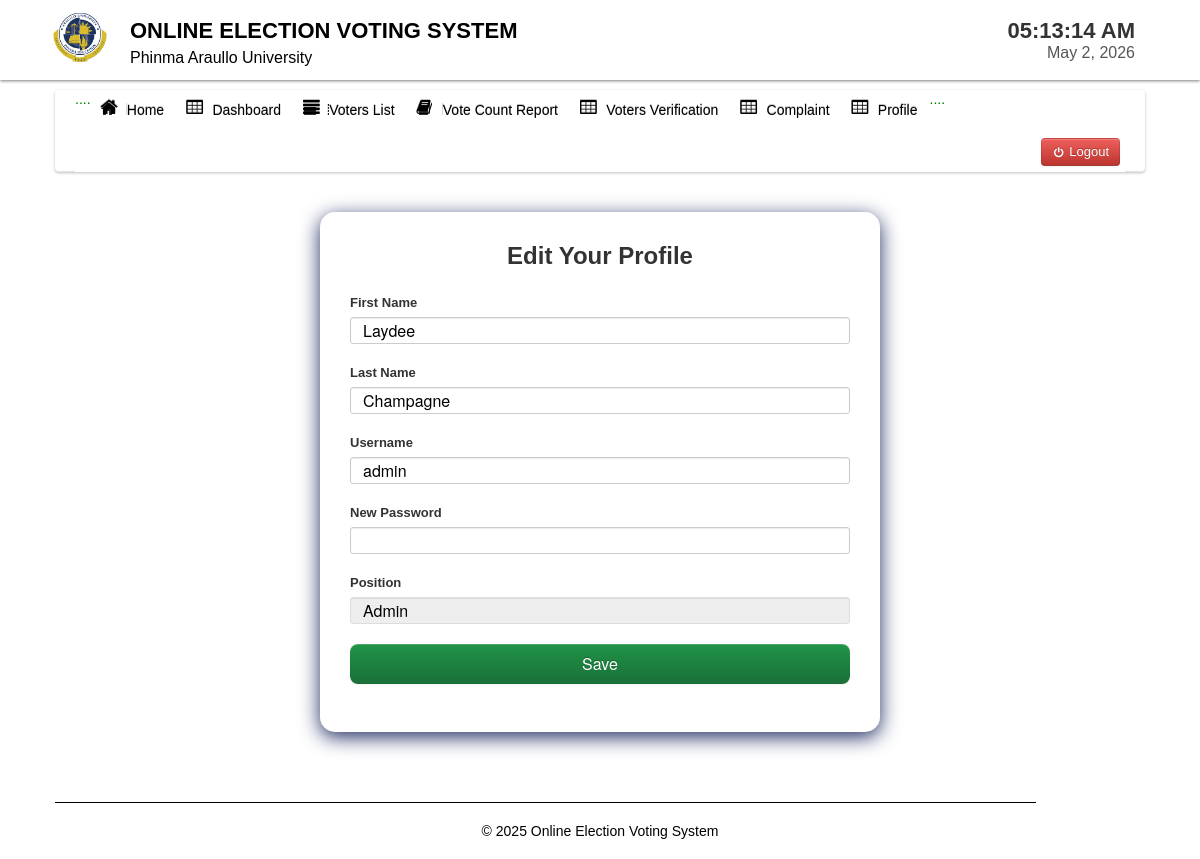
Page /election_officer/profile.php (signed in) on the committed database.
### tables this page shows
CREATE TABLE `users` (
  `User_id` int(11) NOT NULL,
  `FirstName` varchar(100) NOT NULL,
  `LastName` varchar(100) NOT NULL,
  `UserName` varchar(100) NOT NULL,
  `Password` varchar(100) NOT NULL,
  `User_Type` varchar(50) NOT NULL,
  `Position` varchar(100) NOT NULL
);

### election_officer/session.php (called while the page is built, shortened)
<?php
$id_session=$_SESSION['id'];
?>

### election_officer/profile.php (the view, shortened to what this page needs)
<?php
include('session.php');
include('header.php');
include('dbcon.php');
?>
</head>
<body>
<?php include('nav_top.php'); ?>
<div class="wrapper">
<div class="home_body">
<div class="navbar">
	<div class="navbar-inner">
	<div class="container">
	<ul class="nav nav-pills">
	  <li>....</li>
	    <li  ><a href="home.php"><i class="icon-home icon-large"></i>Home</a></li>
    <li><a href="dashboard.php"><i class="icon-table icon-large"></i>Dashboard</a></li>
	  <li class=""><a  href="voter_list.php"><i class="icon-align-justify icon-large"></i>Voters List</a></li>
		<li><a  href="canvassing_report.php"><i class="icon-book icon-large"></i>Vote Count Report</a></li>
		<li><a  href="voter_verification.php"><i class="icon-table icon-large"></i>Voters Verification</a>
     <li><a  href="complaint.php"><i class="icon-table icon-large"></i>Complaint</a>
		  <li  class="active"><a  href="profile.php"><i class="icon-table icon-large"></i>Profile</a>
		   <li>....</li>
	 </ul>
	<form class="navbar-form pull-right">
		<?php $result=mysqli_query($conn,"select * from users where User_id='$id_session'");
	$row=mysqli_fetch_array($result);
	?>
	<font color="white">Welcome:<i class="icon-user-md"></i><?php echo $row['User_Type']; ?></font>
	<a class="btn btn-danger" id="logout" data-toggle="modal" href="#myModal"><i class="icon-off"></i>&nbsp;Logout</a>
	</form>
	</div>
	</div>
	</div>
    <div class="hero-profile">
 <h3
  style="transition: color 0.3s;"
  onmouseover="this.style.color='#ffd400';  this.style.cursor='pointer';"
  onmouseout="this.style.color=''; this.style.textDecoration='none';"
>
  Edit Your Profile
</h3>
    <?php
    $query = mysqli_query($conn, "SELECT * FROM users WHERE User_id = '$id_session'");
    $row = mysqli_fetch_assoc($query);
    ?>
    <form method="post">
        <div class="form-group">
            <label>First Name</label>
            <input type="text" name="firstname" value="<?php echo $row['FirstName']; ?>" class="form-control" required>
        </div>
        <div class="form-group">
            <label>Last Name</label>
            <input type="text" name="lastname" value="<?php echo $row['LastName']; ?>" class="form-control" required>
        </div>
        <div class="form-group">
            <label>Username</label>
            <input type="text" name="username" value="<?php echo $row['UserName']; ?>" class="form-control" required>
        </div>
        <div class="form-group">
            <label>New Password</label>
            <input type="password" name="password" class="form-control" required>
        </div>
        <div class="form-group">
            <label>Position</label>
            <input type="text" value="<?php echo $row['Position']; ?>" class="form-control" readonly>
        </div>
        <input type="submit" name="save" value="Save" class="btn btn-primary">
    </form>
</div>
	<?php include('footer.php')?>
</div>
</div>
</body>
</html>

### election_officer/css/Home.css (style rules this page uses)
* { margin: 0; padding: 0; }
body { font-family: "Poppins", sans-serif; font-size: 14px; background-color: #fff ; background-position: 0 0px; }
.container { background-color: #fff ; }
.wrapper { width:1090px; margin:10px auto; }

### election_officer/profile.php (style rules this page uses)
.hero-profile { max-width: 500px; margin: 40px auto; background: #fff; padding: 30px; border-radius: 15px; box-shadow: 0 5px 20px #202c61 ; }
.hero-profile h3 { text-align: center; margin-bottom: 25px; font-size: 24px; color: #333; }
.form-group { margin-bottom: 20px; }
.form-group label { display: block; font-weight: 600; color: #333; margin-bottom: 5px; }
.form-control { width: 100%; padding: 10px 12px; font-size: 16px; border: 1px solid #ccc; border-radius: 8px; transition: border-color 0.3s; }
.btn-primary { width: 100%; height: 5%; padding: 10px; background-color: #007bff; color: white; font-size: 16px; border: none; border-radius: 8px; transition: background-color 0.3s; }

### rows in the picture
users: firstname "Laydee", lastname "Champagne", username "admin", Position "Admin"
